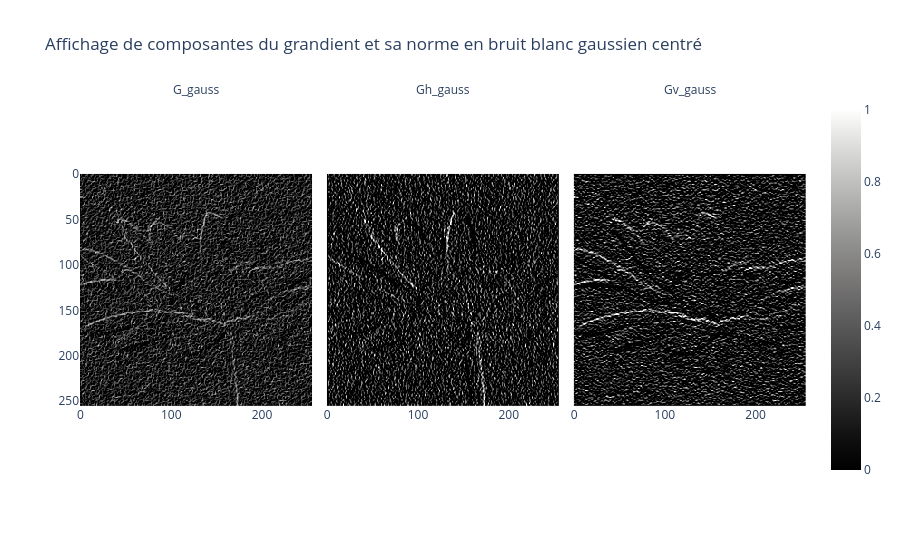

Source (notebook cell):
### Code cell
Gh_gauss = cv2.filter2D(im_gauss, -1, Hh)
Gv_gauss  = cv2.filter2D(im_gauss, -1, Hv)

Gh_gauss_norm = Gh_gauss / np.max(Gh_gauss)
Gv__gauss_norm = Gv_gauss / np.max(Gv_gauss)

G_gauss = np.sqrt(Gh_gauss_norm**2 + Gv__gauss_norm**2)
G_gauss_norm = G_gauss / np.max(G_gauss)

fig = px.imshow(np.array([G_gauss_norm, Gh_gauss_norm, Gv__gauss_norm]), title='Affichage de composantes du grandient et sa norme en bruit blanc gaussien centré', color_continuous_scale='gray', facet_col_wrap=3, facet_col=0 ) # nb d'images par ligne 
tsi.add_legend(fig,['G_gauss','Gh_gauss', 'Gv_gauss']) 
fig.show()

### Figure 1 — Plotly figure (JSON) as saved in the notebook; plotly's stock layout.template omitted (floating-point values rounded to 4 significant figures; data arrays with more than 128 entries replaced by an {"elided": "..."} marker saying what was removed)
{"data": [{"coloraxis": "coloraxis", "hovertemplate": "x: %{x}<br>y: %{y}<br>color: %{z}<extra></extra>", "name": "0", "type": "heatmap", "xaxis": "x", "yaxis": "y", "z": {"elided": "256x256 float values"}}, {"coloraxis": "coloraxis", "hovertemplate": "x: %{x}<br>y: %{y}<br>color: %{z}<extra></extra>", "name": "1", "type": "heatmap", "xaxis": "x2", "yaxis": "y2", "z": {"elided": "256x256 float values"}}, {"coloraxis": "coloraxis", "hovertemplate": "x: %{x}<br>y: %{y}<br>color: %{z}<extra></extra>", "name": "2", "type": "heatmap", "xaxis": "x3", "yaxis": "y3", "z": {"elided": "256x256 float values"}}], "layout": {"annotations": [{"font": {}, "showarrow": false, "text": "G_gauss", "x": 0.16, "xanchor": "center", "xref": "paper", "y": 1, "yanchor": "bottom", "yref": "paper"}, {"font": {}, "showarrow": false, "text": "Gh_gauss", "x": 0.5, "xanchor": "center", "xref": "paper", "y": 1, "yanchor": "bottom", "yref": "paper"}, {"font": {}, "showarrow": false, "text": "Gv_gauss", "x": 0.84, "xanchor": "center", "xref": "paper", "y": 1, "yanchor": "bottom", "yref": "paper"}], "coloraxis": {"colorscale": [[0, "rgb(0, 0, 0)"], [0.09091, "rgb(16, 16, 16)"], [0.1818, "rgb(38, 38, 38)"], [0.2727, "rgb(59, 59, 59)"], [0.3636, "rgb(81, 80, 80)"], [0.4545, "rgb(102, 101, 101)"], [0.5455, "rgb(124, 123, 122)"], [0.6364, "rgb(146, 146, 145)"], [0.7273, "rgb(171, 171, 170)"], [0.8182, "rgb(197, 197, 195)"], [0.9091, "rgb(224, 224, 223)"], [1, "rgb(254, 254, 253)"]]}, "title": {"text": "Affichage de composantes du grandient et sa norme en bruit blanc gaussien centré"}, "xaxis": {"anchor": "y", "constrain": "domain", "domain": [0, 0.32], "scaleanchor": "y"}, "xaxis2": {"anchor": "y2", "domain": [0.34, 0.66], "matches": "x"}, "xaxis3": {"anchor": "y3", "domain": [0.68, 1.0], "matches": "x"}, "yaxis": {"anchor": "x", "autorange": "reversed", "constrain": "domain", "domain": [0, 1]}, "yaxis2": {"anchor": "x2", "domain": [0, 1], "matches": "y", "showticklabels": false}, "yaxis3": {"anchor": "x3", "domain": [0, 1], "matches": "y", "showticklabels": false}}}
